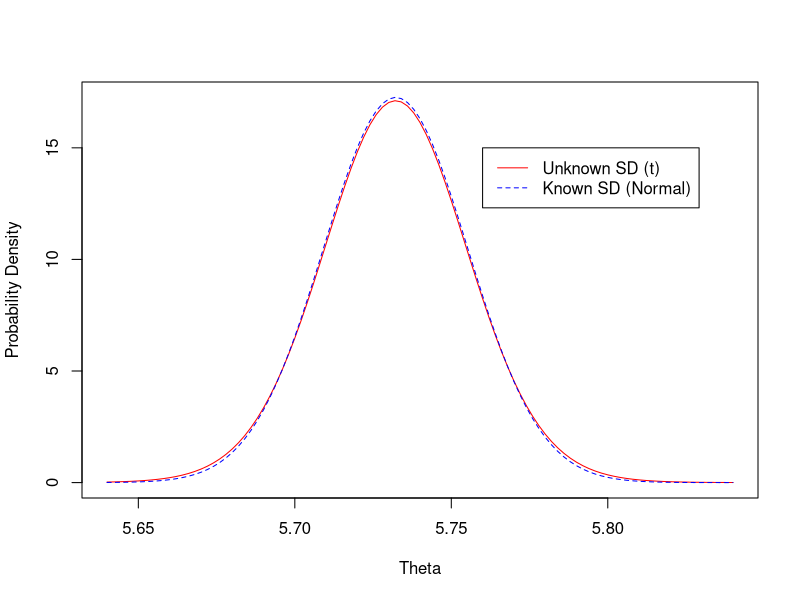
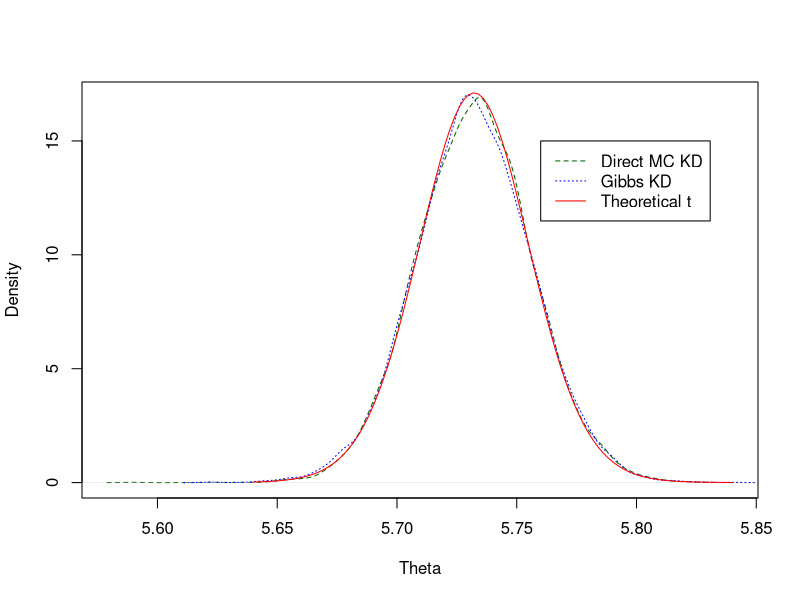
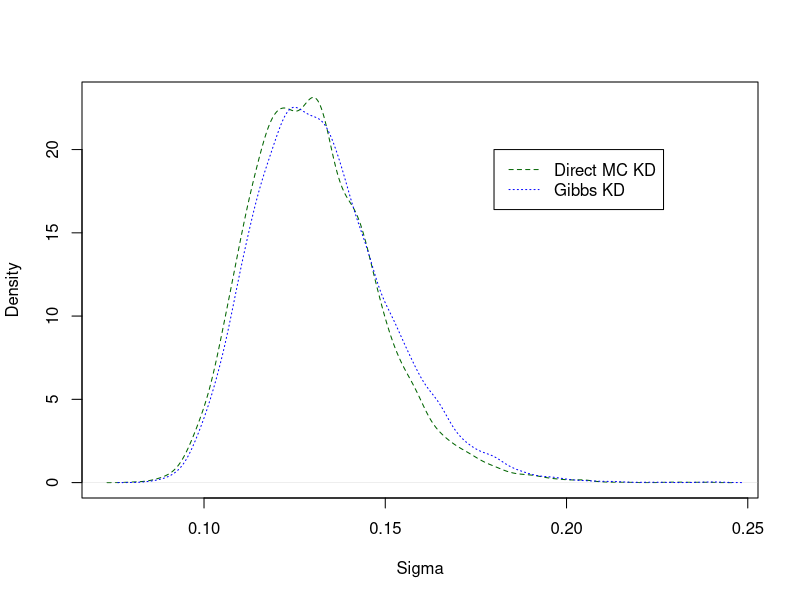
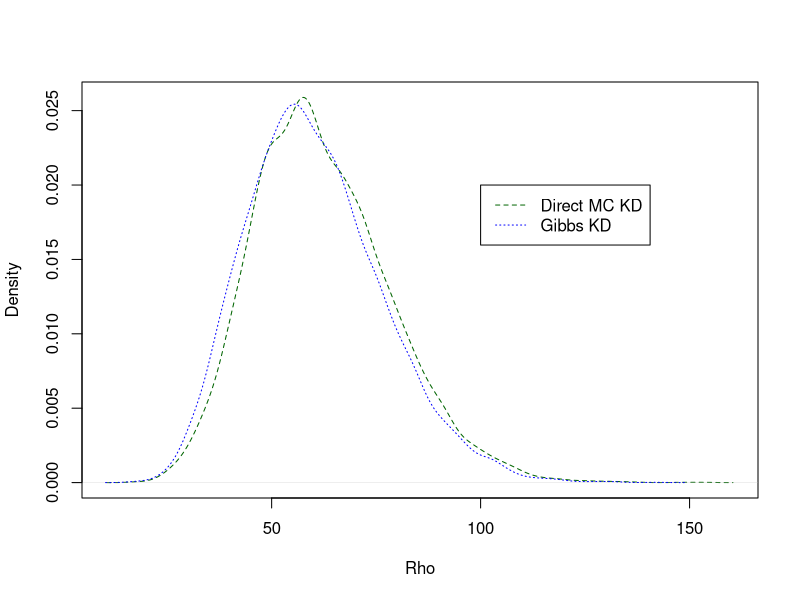
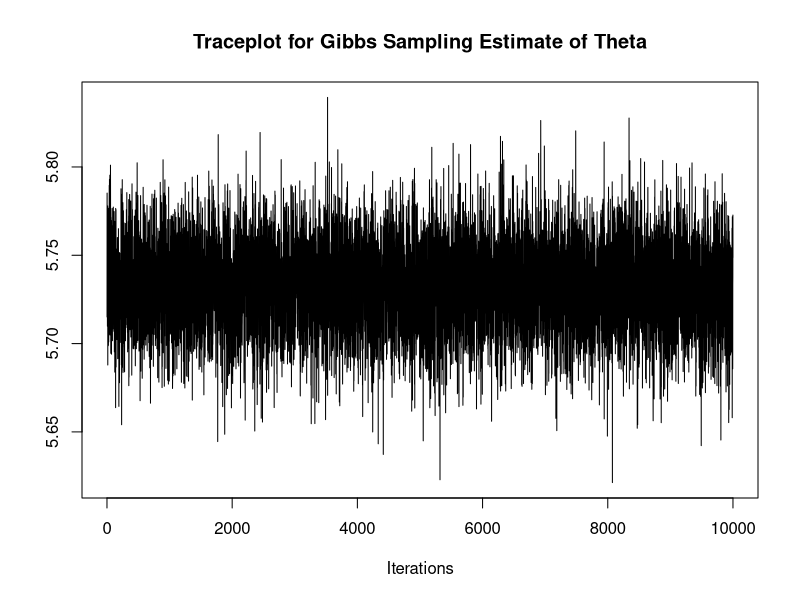
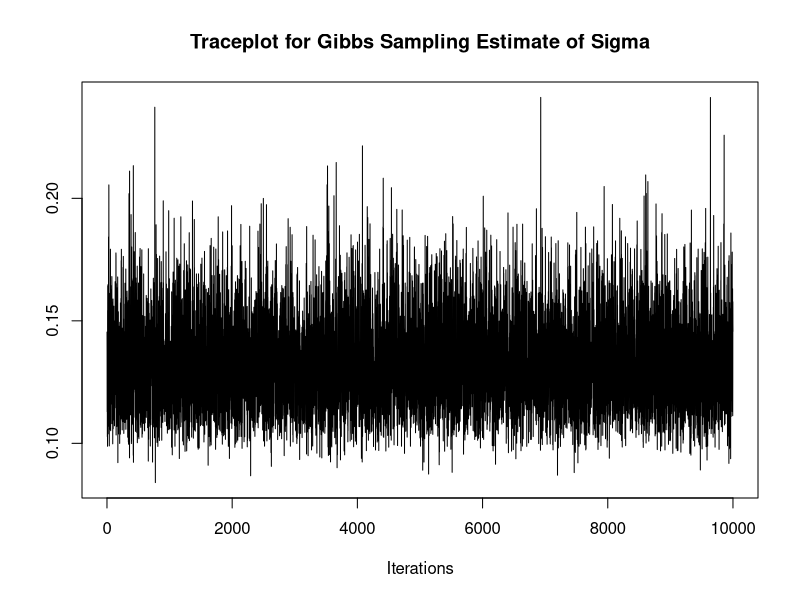
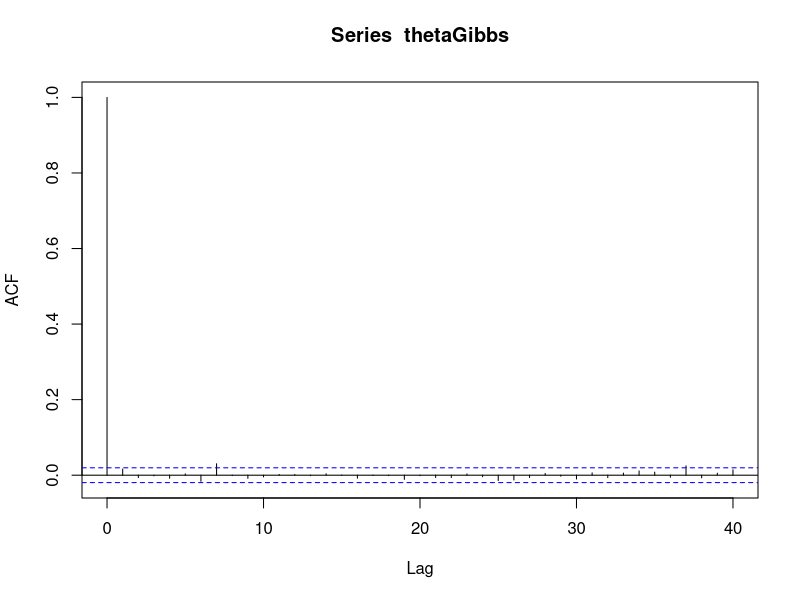
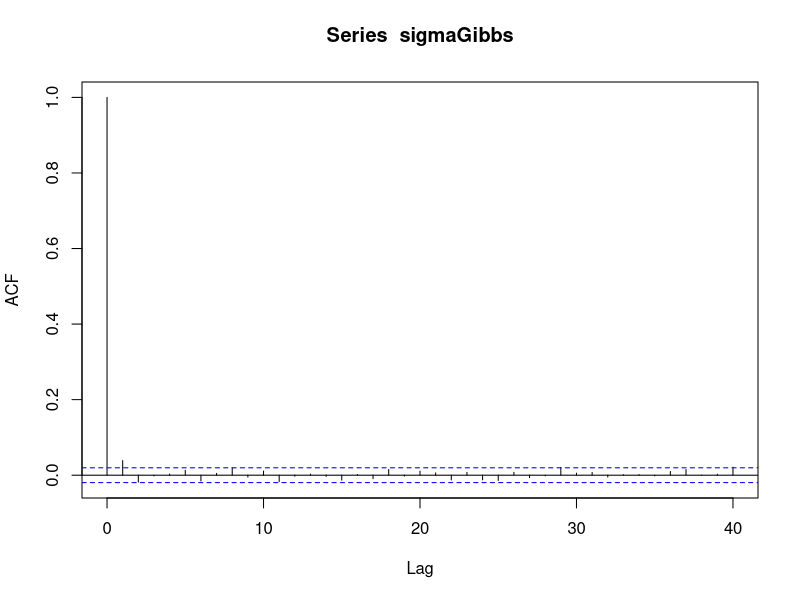

Reproduce these figures in R, in order.
### Bayesian Inference and Decision Theory ###

# Reaction time example from Unit 5 and 6

# Log reaction time data (log reaction times) for first non-schizophrenic subject
reaction.times=c(5.743, 5.606, 5.858, 5.656, 5.591, 5.793, 5.697, 5.875, 5.677, 5.73, 
                 5.69, 5.919, 5.981, 5.996, 5.635, 5.799, 5.537, 5.642, 5.858, 5.793, 
                 5.805, 5.73, 5.677, 5.553, 5.829, 5.489, 5.724, 5.793, 5.684, 5.606)

require(coda)   # load the coda package - Output Analysis and Diagnostics for MCMC

x = reaction.times
xbar = mean(x)
n = length(x)

#####
# First consider conjugate model of Unit 5
#   Assume non-informative prior distribution
#   Normal-Gamma with mu0=0, k0=0, alpha0=-1/2, beta0=infinity
#   Posterior hyperparameters mu1, k1, alpha1, beta1 
mu0=0
k0=0
alpha0=-0.5
beta0=Inf

mu1 <- (mu0*k0+xbar*n)/(k0+n)
k1 <- k0+n
alpha1 <- alpha0 + n/2
beta1 <- 1/(1/beta0 + 0.5*sum((x-xbar)^2 + k0*n/(k0+n)*(xbar-mu0)))

spread1 <- sqrt(1/(k1*alpha1*beta1))

thetaVals <- 5.64+(0:100)/500
stdVals <- (thetaVals - mu1)/spread1
thetaMargDens <- dt(stdVals,df=2*alpha1)/spread1
normDens <- dnorm(thetaVals,mu1,spread1)
dens <- cbind(thetaMargDens,normDens)
matplot(thetaVals,dens,type=c("l","l"),col=c("red","blue"),
        xlab="Theta",ylab="Probability Density")
legend(5.76,15,c("Unknown SD (t)","Known SD (Normal)"),
       col=c("red","blue"),lty=c(1,2))

# Monte Carlo Simulation - Direct Monte Carlo and Gibbs Sampling
# Set simulation sample size
numSim <- 10000

# Simulate directly from the posterior distribution 
rhoDirect <- rgamma(numSim,shape=alpha1,scale=beta1)
sigmaDirect <- 1/sqrt(rhoDirect)
thetaDirect <- rnorm(numSim,mean=mu1,sd=sigmaDirect/sqrt(k1))

####
# Now use Gibbs sampling for semi-conjugate distribution (equations Unit 6 p.12)

#Prior hyperparameters (all but tau0 are same as normal-gamma model)
mu0 = 0
tau0 = Inf     # SD of Theta
alpha0=-0.5
beta0=Inf

# Initialize rho (don't need to initialize theta because it is sampled first)
rGprev <- 1/var(x)     # Initial guess for precision
rhoGibbs = thetaGibbs = sigmaGibbs = NULL   # Initialize variables for simulation
for (k in 1:numSim) {
  muG = (mu0/tau0^2 + n*rGprev*xbar) /   # reduces to xbar when tau = Inf
    (1/tau0^2 + n*rGprev)
  tauG = 1/sqrt(1/tau0^2 + n*rGprev)     # reduces to sigmaGibbs/sqrt(n) when tau = Inf
  thetaGibbs[k] <- rnorm(1,mean=muG,sd=tauG)    # simulate new value for theta
  alphaG<-alpha0 + n/2    # This could be set outside the loop because alpha1 does not change
  betaG<-1/(1/beta0 + 0.5*sum((x-thetaGibbs[k])^2)) # update scale given current theta
  rhoGibbs[k]<-rgamma(1,shape=alphaG,scale=betaG)   # sample new value for rho
  sigmaGibbs[k]<-1/sqrt(rhoGibbs[k])                # calculate new value of sigma
  rGprev = rhoGibbs[k]    # previous value of rho
}


#Plot theoretical and Monte Carlo density functions
plot(density(thetaDirect),col="darkgreen",lty=2,main="",xlab="Theta")
lines(density(thetaGibbs),col="blue",lty=3)
lines(thetaVals,thetaMargDens,col="red")
legend(5.76,15,c("Direct MC KD","Gibbs KD","Theoretical t"),col=c("darkgreen","blue","red"),lty=c(2,3,1))

#Plot theoretical and Monte Carlo density functions
plot(density(sigmaDirect),col="darkgreen",lty=2,main="",xlab="Sigma")
lines(density(sigmaGibbs),col="blue",lty=3)
legend(.18,20,c("Direct MC KD","Gibbs KD"),col=c("darkgreen","blue"),lty=c(2,3))

#Plot theoretical and Monte Carlo density functions
plot(density(rhoDirect),col="darkgreen",lty=2,main="",xlab="Rho")
lines(density(rhoGibbs),col="blue",lty=3)
legend(100,0.02,c("Direct MC KD","Gibbs KD"),col=c("darkgreen","blue"),lty=c(2,3))


#Quantiles
quantile(thetaGibbs, c(0.025,0.975))
quantile(sigmaGibbs, c(0.025,0.975))

#Calculate effective sample size
effectiveSize(thetaDirect)
effectiveSize(thetaGibbs)
effectiveSize(sigmaDirect)
effectiveSize(sigmaGibbs)

# Trace plot
traceplot(as.mcmc(thetaGibbs), main="Traceplot for Gibbs Sampling Estimate of Theta")
traceplot(as.mcmc(sigmaGibbs), main="Traceplot for Gibbs Sampling Estimate of Sigma")

# ACF
acf(thetaGibbs)
acf(sigmaGibbs)

